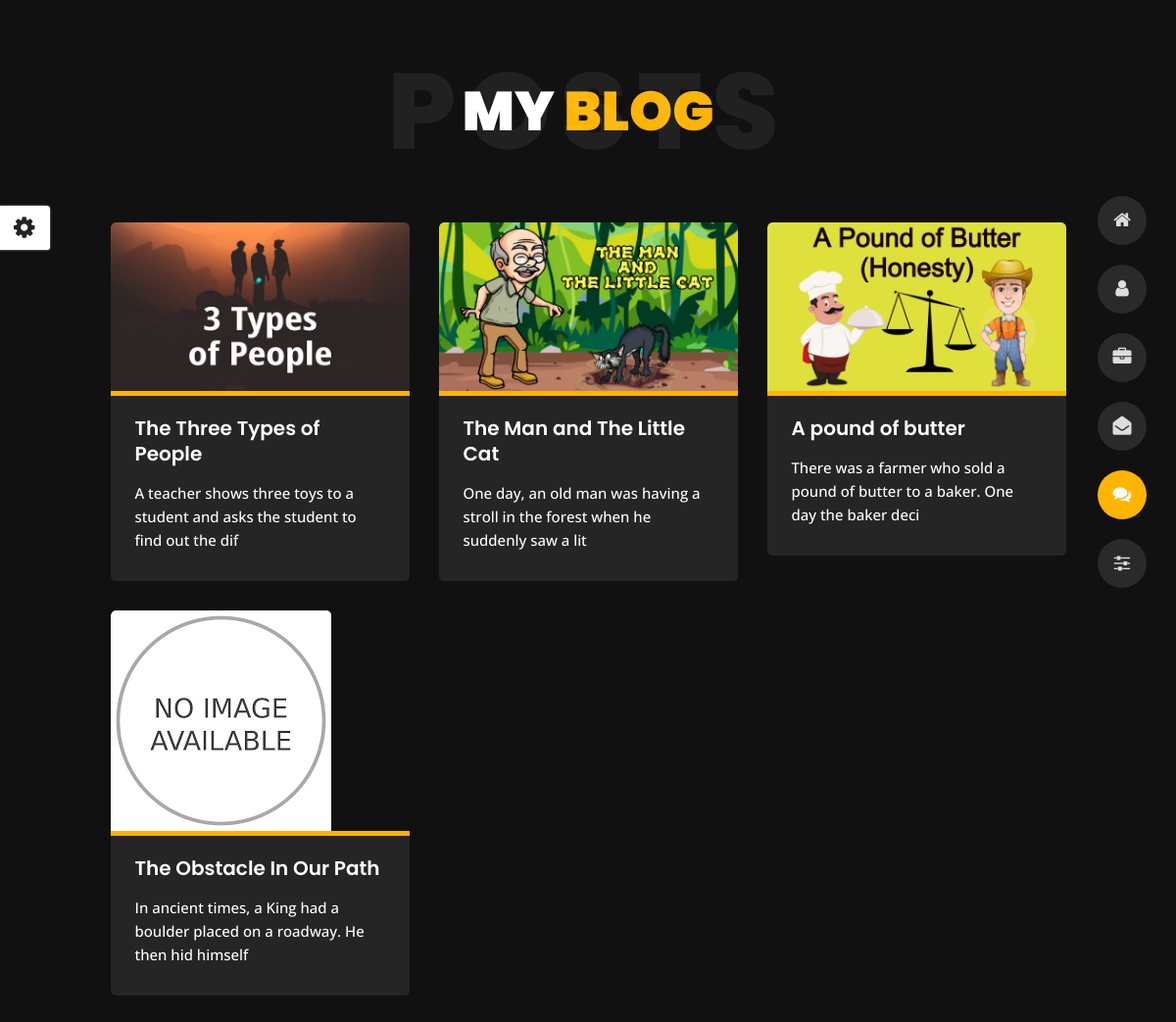
Screenshot of /blog/ with the database file from the repository.
### home/models.py (models this page shows, shortened)
class myblog(models.Model):
    title = models.CharField(max_length=255, null=True,blank=True)
    content = models.TextField(null=True,blank=True)
    tags = models.CharField(max_length=255, null=True,blank=True)
    created = models.DateTimeField(auto_now_add=True)
    modified = models.DateTimeField(auto_now=True)
    image = models.ImageField(upload_to="upload/image", null=True, blank=True)
    new_slug = AutoSlugField(populate_from='title',unique=True,null=True,default=None)

### home/views.py (the view)
# urls.py: path("blog/", blog, name="blog"),
def blog(request):
    data = myblog.objects.all()
    context = {"data": data}
    return render(request, "blog.html", context)

### home/templates/blog.html (shortened to what this page needs)
{% extends 'base.html' %} {% load static %} {% block blog %}
<body class="blog">
<header class="header" id="navbar-collapse-toggle">
    <ul
    class="
      icon-menu
      d-none d-lg-block
      revealator-slideup revealator-once revealator-delay1
    "
  >
    <li class="icon-box">
      <i class="fa fa-home"></i>
      <a href="{% url 'home:home' %}">
      </a>
    </li>
    <li class="icon-box ">
      <i class="fa fa-user"></i>
      <a href="{% url 'home:about' %}">
      </a>
    </li>
    <li class="icon-box">
      <i class="fa fa-briefcase"></i>
      <a href="{% url 'home:portfolio' %}">
      </a>
    </li>
    <li class="icon-box">
      <i class="fa fa-envelope-open"></i>
      <a href="{% url 'home:contact_us' %}">
      </a>
    </li>
    <li class="icon-box active">
      <i class="fa fa-comments"></i>
      <a href="{% url 'home:blog' %}">
      </a>
    </li>
    <li class="icon-box">
      <i class="fa fa-sliders"></i>
      <a href="{% url 'home:Extra' %}">
      </a>
    </li>
  </ul>
</header>
<section class="title-section text-left text-sm-center revealator-slideup revealator-once revealator-delay1">
    <h1>my <span>blog</span></h1>
    <span class="title-bg">posts</span>
</section>
<section class="main-content revealator-slideup revealator-once revealator-delay1">
    <div class="container">
        <div class="row">
            {% for i in data %}
            <div class="col-12 col-md-6 col-lg-6 col-xl-4 mb-30">
                <article class="post-container">
                    <div class="post-thumb">
                        <a href="/blog_post/{{i.new_slug}}" class="d-block position-relative overflow-hidden">
                          {% if i.image %}
                            <img src="{{ i.image.url }}" class="img-fluid" alt="Blog Post">
                          {% else %}
                          <img src="/static/img/download.png" class="img-fluid" alt="Blog Post">
                          {% endif %}
                        </a>
                    </div>
                    <div class="post-content">
                        <div class="entry-header">
                            <h3><a href="/blog_post/{{i.new_slug}}">{{i.title}}</a></h3>
                        </div>
                        <div class="entry-content open-sans-font">
                            <p>{{i.content | slice:":80" }}
                            </p>
                        </div>
                    </div>
                </article>
            </div>
            {% endfor %}
        </div>
    </div>
</section>
{% endblock %}

### templates/base.html (shortened to what this page needs)
  {% load static %}
  {% block blog %}
  {% endblock %}
{% include "header.html" %}
{% include "footer.html" %}
{% include "color.html" %}

### templates/header.html (shortened to what this page needs)
{% load static %}
<!DOCTYPE html>
<html lang="en">
  <head>
    <link href="{% static 'css/bootstrap.min.css' %}" rel="stylesheet" />
    <link href="{% static 'css/preloader.min.css' %}" rel="stylesheet" />
    <link href="{% static 'css/circle.css' %}" rel="stylesheet" />
    <link href="{% static 'css/font-awesome.min.css' %}" rel="stylesheet" />
    <link href="{% static 'css/fm.revealator.jquery.min.css' %}" rel="stylesheet" />
    <link href="{% static 'css/mynewcssfile.css' %}" rel="stylesheet" />
    <link href="{% static 'css/skins/yellow.css' %}" rel="stylesheet" />
    <link
      rel="alternate stylesheet"
      type="text/css"
      title="blue"
      href="{% static 'css/skins/blue.css' %}"
    />
    <link
      rel="alternate stylesheet"
      type="text/css"
      title="green"
      href="{% static 'css/skins/green.css' %}"
    />
    <link
      rel="alternate stylesheet"
      type="text/css"
      title="yellow"
      href="{% static 'css/skins/yellow.css' %}"
    />
    <link
      rel="alternate stylesheet"
      type="text/css"
      title="blueviolet"
      href="{% static 'css/skins/blueviolet.css' %}"
    />
    <link
      rel="alternate stylesheet"
      type="text/css"
      title="goldenrod"
      href="{% static 'css/skins/goldenrod.css' %}"
    />
    <link
      rel="alternate stylesheet"
      type="text/css"
      title="magenta"
      href="{% static 'css/skins/magenta.css' %}"
    />
    <link
      rel="alternate stylesheet"
      type="text/css"
      title="orange"
      href="{% static 'css/skins/orange.css' %}"
    />
    <link
      rel="alternate stylesheet"
      type="text/css"
      title="purple"
      href="{% static 'css/skins/purple.css' %}"
    />
    <link
      rel="alternate stylesheet"
      type="text/css"
      title="red"
      href="{% static 'css/skins/red.css' %}"
    />
    <link
      rel="alternate stylesheet"
      type="text/css"
      title="yellowgreen"
      href="{% static 'css/skins/yellowgreen.css' %}"
    />
    <link rel="stylesheet" type="text/css" href="{% static 'css/styleswitcher.css' %}" />
  </head>

### templates/footer.html (shortened to what this page needs)
{% load static %}
  </body>
</html>

### templates/color.html (shortened to what this page needs)
{% load static %}
<body class="home">
    <div id="showSwitcher" class="styleSecondColor">
      <i class="fa fa-cog fa-spin"></i>
    </div>

### static/css/mynewcssfile.css (style rules this page uses)
html { overflow-x: hidden; height: 100%; }
body { font-family: 'Poppins', sans-serif; font-size: 15px; color: #fff; font-weight: 500; line-height: 1.6; position: relative; background-size: cover; background-position: center; height: 100%; width: 100%; background-color: #111; }
.open-sans-font { font-family: 'Open Sans', sans-serif; }
.mb-30 { margin-bottom: 30px; }
.no-transform { transform: none !important; }
.title-section { margin: 0 auto; width: 100%; position: relative; padding: 80px 0; }
.title-section h1 { font-size: 56px; font-weight: 900; color: #fff; text-transform: uppercase; margin: 0; }
.title-bg { font-size: 110px; left: 0; letter-spacing: 10px; line-height: 0.7; position: absolute; right: 0; top: 50%; text-transform: uppercase; font-weight: 800; -webkit-transform: translateY(-50%); -moz-transform: translateY(-50%); -ms-transform: translateY(-50%); -o-transform: translateY(-50%); transform: translateY(-50%); color: rgba(255, 255, 255, 0.07); }
@media (min-width: 992px) { .header { position: fixed; right: 30px; bottom: 0; z-index: 3; display: flex; align-items: center; height: calc(100vh - 200px); top: 100px; opacity: 1; transition: opacity 0.3s; -webkit-transition: opacity 0.3s; } }
@media (min-width: 992px) { .header ul.icon-menu { margin: 0; padding: 0; } }
@media (min-width: 992px) { .header ul.icon-menu li.icon-box { width: 50px; height: 50px; list-style: none; position: relative; display: flex; align-items: center; transition: .3s; margin: 20px 0; border-radius: 50%; background: #2b2a2a; } }
@media (min-width: 992px) { .header ul.icon-menu li.icon-box i { color: #ddd; font-size: 19px; transition: .3s; } }
@media (min-width: 992px) { .header ul.icon-menu li.icon-box.active, .header ul.icon-menu li.icon-box:hover, .header ul.icon-menu li.icon-box.active i, .header ul.icon-menu li.icon-box:hover i { color: #fff; } }
@media (min-width: 992px) { .header .icon-box a { display: block; padding: 0; width: 50px; height: 50px; } }
@media (min-width: 992px) { .header .icon-box i.fa { position: absolute; pointer-events: none; } }
@media (min-width: 992px) { .header .icon-menu i { left: 0; right: 0; margin: 0 auto; display: block; text-align: center; font-size: 35px; top: 15px; } }
.blog .main-content { padding-bottom: 85px; }
.blog .post-container { display: block; }
.blog .post-content { background-color: #252525; padding: 20px 25px 25px 25px; border-radius: 0 0 5px 5px; }
.blog .post-content .entry-header h3 { line-height: 26px; cursor: pointer; }
.blog .post-content .entry-header h3 a { text-decoration: none; transition: .5s; }
.blog .post-thumb { border-radius: 5px 5px 0 0; cursor: pointer; }
.blog .post-thumb a { border-radius: 5px 5px 0 0; }
.blog .post-thumb a img { border-radius: 5px 5px 0 0; transition: .3s; }
.blog .post-content .entry-content p { margin: 15px 0 5px; }
.blog .post-content .entry-header h3 a { color: #fff; font-size: 20px; font-weight: 600; }
@media (max-width: 1350px) and (min-width: 992px) { .container { max-width: calc(100% - 195px); } }

### static/css/skins/yellow.css (style rules this page uses)
.home h1, .about .box-stats h3, .title-section h1 span, #menu li.active a, body.light #menu li.active a, .blog .post-container:hover .post-content .entry-header h3 a, .blog .post-content .entry-header h3 a:hover, .contact .custom-span-contact i, .portfolio .slideshow figcaption h3, .portfolio .slideshow a, .portfolio .grid figure:hover figcaption, .blog-post .meta i { color: #ffb400; }
.about .resume-box .icon, .contact ul.social li a:hover, body.light.contact ul.social li a:hover, .preloader .loader, .blog .page-link:hover, .blog .page-item.active .page-link, body.light.blog .page-link:hover, body.light.blog .page-item.active .page-link, .portfolio .grid li figure div, .header ul.icon-menu li.icon-box.active, .header ul.icon-menu li.icon-box:hover, body.light .header ul.icon-menu li.icon-box.active, body.light .header ul.icon-menu li.icon-box:hover, .btn, .header .icon-box h2, .home .color-block, .title-section hr, .portfolio .slideshow .carousel-indicators li.active { background-color: #ffb400; }
.blog .post-thumb { border-bottom: 5px solid #ffb400; }

### rows the page displays
myblog: image (placeholder picture), title "The Three Types of People", content "A teacher shows three toys to a student and asks the student to find out the dif"
myblog: image (placeholder picture), title "The Man and The Little Cat", content "One day, an old man was having a stroll in the forest when he suddenly saw a lit"
myblog: image (picture), title "A pound of butter", content "There was a farmer who sold a pound of butter to a baker. One day the baker deci"
myblog: image (picture), title "The Obstacle In Our Path", content "In ancient times, a King had a boulder placed on a roadway. He then hid himself"
